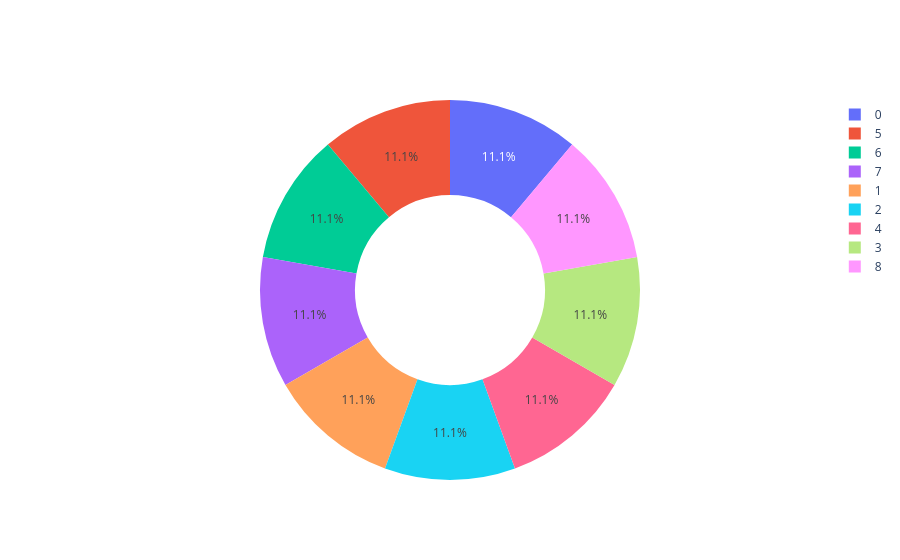

Notebook code cell kept with this figure:
### Code cell
# Data after apply SMOTE
fig = go.Figure(data=[go.Pie(labels=y_train_resampled,hole=0.5)])
fig.show()

### Figure 1 — Plotly figure (JSON) as saved in the notebook; plotly's stock layout.template omitted (floating-point values rounded to 4 significant figures; data arrays with more than 128 entries replaced by an {"elided": "..."} marker saying what was removed)
{"data": [{"hole": 0.5, "labels": {"elided": "1944 int values"}, "type": "pie"}], "layout": {}}
